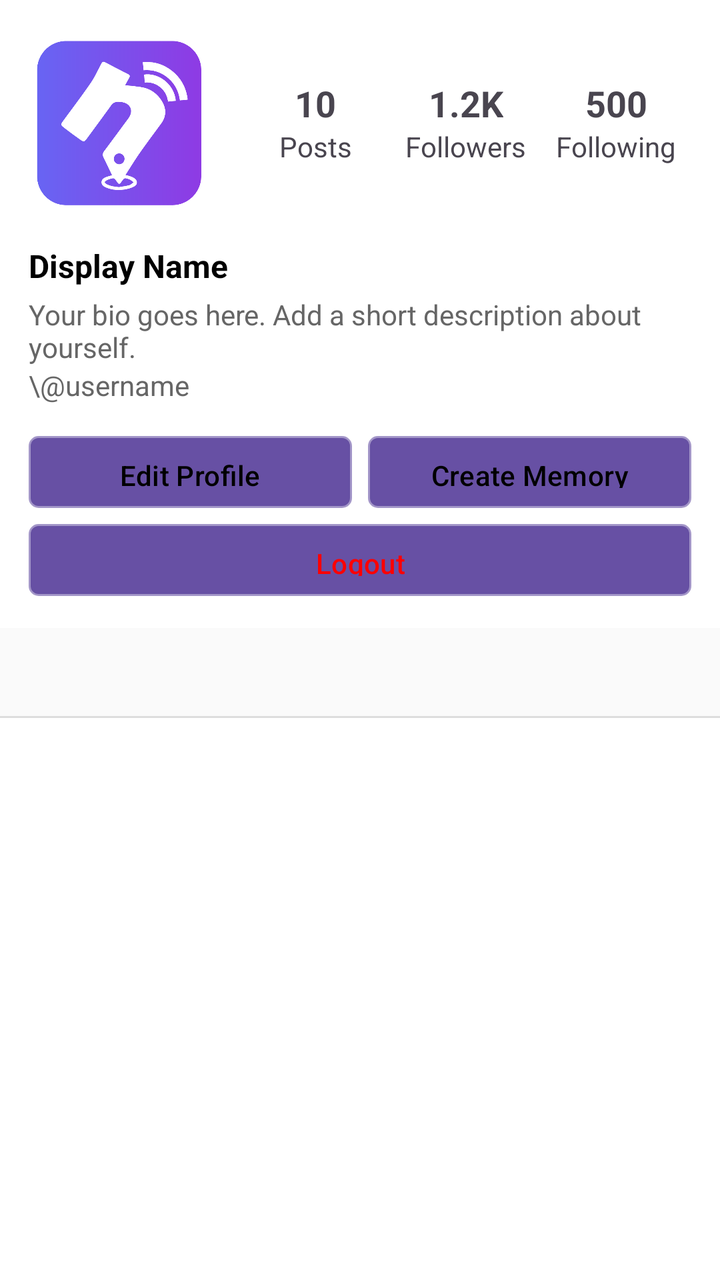
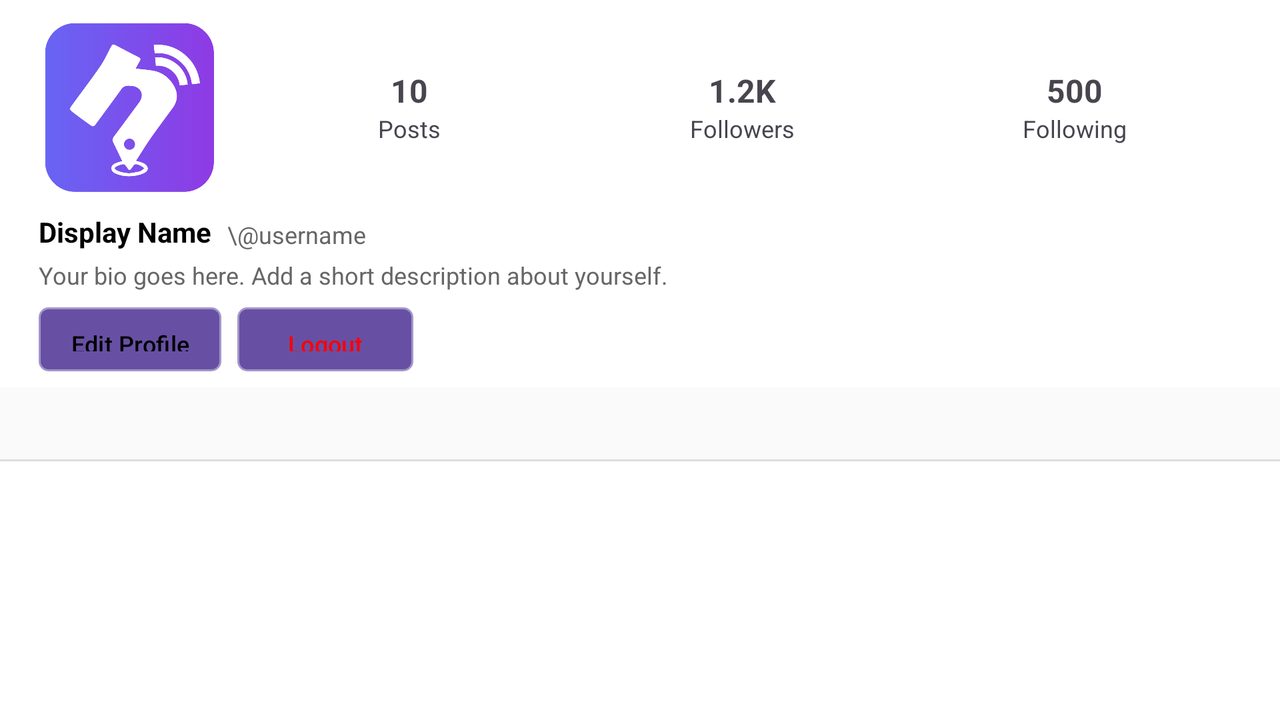

First picture: res/layout/ on a phone held upright. Second picture: the repository's own variant of that layout, on a device whose configuration matches the variant's folder. Source for both follows.
<!-- AndroidManifest.xml: application theme Theme.Navigram -->
<!-- res/layout/activity_profile.xml -->
<?xml version="1.0" encoding="utf-8"?>
<androidx.constraintlayout.widget.ConstraintLayout
    xmlns:android="http://schemas.android.com/apk/res/android"
    xmlns:app="http://schemas.android.com/apk/res-auto"
    xmlns:tools="http://schemas.android.com/tools"
    android:layout_width="match_parent"
    android:layout_height="match_parent"
    android:background="@android:color/white"
    tools:context=".ui.Profile.ProfileFragment">

    
    <androidx.constraintlayout.widget.Guideline
        android:id="@+id/start_guideline"
        android:layout_width="wrap_content"
        android:layout_height="wrap_content"
        android:orientation="vertical"
        app:layout_constraintGuide_percent="0.04" />

    <androidx.constraintlayout.widget.Guideline
        android:id="@+id/end_guideline"
        android:layout_width="wrap_content"
        android:layout_height="wrap_content"
        android:orientation="vertical"
        app:layout_constraintGuide_percent="0.96" />

    
    <ImageView
        android:id="@+id/profile_image"
        android:layout_width="0dp"
        android:layout_height="0dp"
        android:layout_marginTop="16dp"
        android:background="@drawable/rounded_image"
        android:padding="3dp"
        android:scaleType="centerCrop"
        android:src="@drawable/navigramlogo"
        app:layout_constraintDimensionRatio="1:1"
        app:layout_constraintWidth_percent="0.25"
        app:layout_constraintStart_toStartOf="@id/start_guideline"
        app:layout_constraintTop_toTopOf="parent" />

    
    <androidx.constraintlayout.widget.ConstraintLayout
        android:id="@+id/profile_stats_container"
        android:layout_width="0dp"
        android:layout_height="wrap_content"
        android:layout_marginStart="16dp"
        app:layout_constraintEnd_toEndOf="@id/end_guideline"
        app:layout_constraintStart_toEndOf="@id/profile_image"
        app:layout_constraintTop_toTopOf="@id/profile_image"
        app:layout_constraintBottom_toBottomOf="@id/profile_image">

        <LinearLayout
            android:id="@+id/posts_container"
            android:layout_width="0dp"
            android:layout_height="wrap_content"
            android:orientation="vertical"
            android:gravity="center"
            app:layout_constraintHorizontal_weight="1"
            app:layout_constraintStart_toStartOf="parent"
            app:layout_constraintEnd_toStartOf="@id/followers_container"
            app:layout_constraintTop_toTopOf="parent">

            <TextView
                android:id="@+id/profile_post_count"
                android:layout_width="wrap_content"
                android:layout_height="wrap_content"
                android:text="10"
                android:textSize="18sp"
                android:textStyle="bold" />

            <TextView
                android:layout_width="wrap_content"
                android:layout_height="wrap_content"
                android:text="Posts"
                android:textSize="14sp" />
        </LinearLayout>

        <LinearLayout
            android:id="@+id/followers_container"
            android:layout_width="0dp"
            android:layout_height="wrap_content"
            android:orientation="vertical"
            android:gravity="center"
            app:layout_constraintHorizontal_weight="1"
            app:layout_constraintStart_toEndOf="@id/posts_container"
            app:layout_constraintEnd_toStartOf="@id/following_container"
            app:layout_constraintTop_toTopOf="parent">

            <TextView
                android:id="@+id/profile_followers_count"
                android:layout_width="wrap_content"
                android:layout_height="wrap_content"
                android:text="1.2K"
                android:textSize="18sp"
                android:textStyle="bold" />

            <TextView
                android:layout_width="wrap_content"
                android:layout_height="wrap_content"
                android:text="Followers"
                android:textSize="14sp" />
        </LinearLayout>

        <LinearLayout
            android:id="@+id/following_container"
            android:layout_width="0dp"
            android:layout_height="wrap_content"
            android:orientation="vertical"
            android:gravity="center"
            app:layout_constraintHorizontal_weight="1"
            app:layout_constraintStart_toEndOf="@id/followers_container"
            app:layout_constraintEnd_toEndOf="parent"
            app:layout_constraintTop_toTopOf="parent">

            <TextView
                android:id="@+id/profile_following_count"
                android:layout_width="wrap_content"
                android:layout_height="wrap_content"
                android:text="500"
                android:textSize="18sp"
                android:textStyle="bold" />

            <TextView
                android:layout_width="wrap_content"
                android:layout_height="wrap_content"
                android:text="Following"
                android:textSize="14sp" />
        </LinearLayout>
    </androidx.constraintlayout.widget.ConstraintLayout>

    
    <TextView
        android:id="@+id/profile_name"
        android:layout_width="0dp"
        android:layout_height="wrap_content"
        android:layout_marginTop="16dp"
        android:text="Display Name"
        android:textColor="#000000"
        android:textSize="16sp"
        android:textStyle="bold"
        app:layout_constraintStart_toStartOf="@id/start_guideline"
        app:layout_constraintEnd_toEndOf="@id/end_guideline"
        app:layout_constraintTop_toBottomOf="@id/profile_image" />

    <TextView
        android:id="@+id/profile_bio"
        android:layout_width="0dp"
        android:layout_height="wrap_content"
        android:layout_marginTop="4dp"
        android:text="Your bio goes here. Add a short description about yourself."
        android:textColor="#666666"
        android:maxLines="3"
        android:ellipsize="end"
        android:textSize="14sp"
        app:layout_constraintEnd_toEndOf="@id/end_guideline"
        app:layout_constraintStart_toStartOf="@id/start_guideline"
        app:layout_constraintTop_toBottomOf="@id/profile_name" />

    <TextView
        android:id="@+id/profile_username"
        android:layout_width="0dp"
        android:layout_height="wrap_content"
        android:text="\@username"
        android:textColor="#666666"
        android:textSize="14sp"
        app:layout_constraintStart_toStartOf="@id/start_guideline"
        app:layout_constraintEnd_toEndOf="@id/end_guideline"
        app:layout_constraintTop_toBottomOf="@id/profile_bio" />

    
    <LinearLayout
        android:id="@+id/buttons_container"
        android:layout_width="0dp"
        android:layout_height="wrap_content"
        android:layout_marginTop="16dp"
        android:orientation="vertical"
        app:layout_constraintEnd_toEndOf="@id/end_guideline"
        app:layout_constraintStart_toStartOf="@id/start_guideline"
        app:layout_constraintTop_toBottomOf="@id/profile_username">

        
        <LinearLayout
            android:layout_width="match_parent"
            android:layout_height="wrap_content"
            android:orientation="horizontal"
            android:weightSum="2"
            android:layout_marginBottom="8dp">

            
            <Button
                android:id="@+id/edit_profile_button"
                android:layout_width="0dp"
                android:layout_height="36dp"
                android:layout_weight="1"
                android:layout_marginEnd="4dp"
                android:background="@drawable/edit_text_border"
                android:text="Edit Profile"
                android:textAllCaps="false"
                android:textColor="#000000"
                android:textSize="14sp" />

            
            <Button
                android:id="@+id/create_memory_button"
                android:layout_width="0dp"
                android:layout_height="36dp"
                android:layout_weight="1"
                android:layout_marginStart="4dp"
                android:background="@drawable/edit_text_border"
                android:text="Create Memory"
                android:textAllCaps="false"
                android:textColor="#000000"
                android:textSize="14sp" />
        </LinearLayout>

        
        <Button
            android:id="@+id/logout_button"
            android:layout_width="match_parent"
            android:layout_height="36dp"
            android:background="@drawable/edit_text_border"
            android:text="Logout"
            android:textAllCaps="false"
            android:textColor="#FF0000"
            android:textSize="14sp" />
    </LinearLayout>

    
    <LinearLayout
        android:id="@+id/view_toggle_container"
        android:layout_width="0dp"
        android:layout_height="44dp"
        android:layout_marginTop="16dp"
        android:orientation="horizontal"
        android:gravity="center"
        android:background="#FAFAFA"
        app:layout_constraintStart_toStartOf="parent"
        app:layout_constraintEnd_toEndOf="parent"
        app:layout_constraintTop_toBottomOf="@id/buttons_container">

        <ImageButton
            android:id="@+id/grid_view_button"
            android:layout_width="0dp"
            android:layout_height="match_parent"
            android:layout_weight="1"
            android:background="?attr/selectableItemBackground"
            android:src="@drawable/ic_dashboard_black_24dp"
            android:tint="#000000"
            android:contentDescription="Grid view"/>

        <ImageButton
            android:id="@+id/list_view_button"
            android:layout_width="0dp"
            android:layout_height="match_parent"
            android:layout_weight="1"
            android:background="?attr/selectableItemBackground"
            android:src="@drawable/ic_launcher_background"
            android:tint="#666666"
            android:contentDescription="List view"/>
    </LinearLayout>

    <View
        android:id="@+id/divider"
        android:layout_width="0dp"
        android:layout_height="1dp"
        android:background="#DDDDDD"
        app:layout_constraintStart_toStartOf="parent"
        app:layout_constraintEnd_toEndOf="parent"
        app:layout_constraintTop_toBottomOf="@id/view_toggle_container"/>

    
    <androidx.recyclerview.widget.RecyclerView
        android:id="@+id/profile_posts_recycler_view"
        android:layout_width="0dp"
        android:layout_height="0dp"
        android:clipToPadding="false"
        android:overScrollMode="never"
        android:padding="1dp"
        app:layout_constraintTop_toBottomOf="@id/view_toggle_container"
        app:layout_constraintBottom_toBottomOf="parent"
        app:layout_constraintStart_toStartOf="parent"
        app:layout_constraintEnd_toEndOf="parent"/>

</androidx.constraintlayout.widget.ConstraintLayout>
<!-- resources referenced by this layout -->
<resources>
  <!-- drawable edit_text_border (drawable) -->
  <?xml version="1.0" encoding="utf-8"?>
  <shape xmlns:android="http://schemas.android.com/apk/res/android">
  
      <stroke
          android:color="#99832CE4"
          android:width="2dp" /> 
      <corners android:radius="4dp" /> 
  </shape>
  <!-- drawable navigramlogo: png bitmap (drawable, 29758 bytes) -->
  <!-- drawable rounded_image (drawable) -->
  <?xml version="1.0" encoding="utf-8"?>
  <shape xmlns:android="http://schemas.android.com/apk/res/android"
      android:shape="rectangle">
      <corners android:radius="50dp"/>
      <solid android:color="@android:color/transparent"/> 
  </shape>
  <style name="Theme.Navigram" parent="Base.Theme.Navigram" />
  <style name="Base.Theme.Navigram" parent="Theme.Material3.DayNight">
          
          <item name="windowActionBar">false</item>
          <item name="windowNoTitle">true</item>
          
          
      </style>
</resources>
<!-- res/layout-land/activity_profile.xml (the repository's variant of the layout above) -->
<!-- drawn on the phone turned sideways -->
<?xml version="1.0" encoding="utf-8"?>
<androidx.constraintlayout.widget.ConstraintLayout
    xmlns:android="http://schemas.android.com/apk/res/android"
    xmlns:app="http://schemas.android.com/apk/res-auto"
    xmlns:tools="http://schemas.android.com/tools"
    android:layout_width="match_parent"
    android:layout_height="match_parent"
    android:background="@android:color/white"
    tools:context=".ui.Profile.ProfileFragment">

    
    <androidx.constraintlayout.widget.Guideline
        android:id="@+id/start_guideline"
        android:layout_width="wrap_content"
        android:layout_height="wrap_content"
        android:orientation="vertical"
        app:layout_constraintGuide_percent="0.03" />

    <androidx.constraintlayout.widget.Guideline
        android:id="@+id/end_guideline"
        android:layout_width="wrap_content"
        android:layout_height="wrap_content"
        android:orientation="vertical"
        app:layout_constraintGuide_percent="0.97" />

    
    <androidx.constraintlayout.widget.ConstraintLayout
        android:id="@+id/profile_header"
        android:layout_width="0dp"
        android:layout_height="wrap_content"
        android:layout_marginTop="8dp"
        app:layout_constraintTop_toTopOf="parent"
        app:layout_constraintStart_toStartOf="@id/start_guideline"
        app:layout_constraintEnd_toEndOf="@id/end_guideline">

        
        <ImageView
            android:id="@+id/profile_image"
            android:layout_width="0dp"
            android:layout_height="0dp"
            android:background="@drawable/rounded_image"
            android:padding="2dp"
            android:scaleType="centerCrop"
            android:src="@drawable/navigramlogo"
            app:layout_constraintDimensionRatio="1:1"
            app:layout_constraintWidth_percent="0.15"
            app:layout_constraintStart_toStartOf="parent"
            app:layout_constraintTop_toTopOf="parent" />

        
        <androidx.constraintlayout.widget.ConstraintLayout
            android:id="@+id/profile_stats_container"
            android:layout_width="0dp"
            android:layout_height="0dp"
            android:layout_marginStart="12dp"
            app:layout_constraintStart_toEndOf="@id/profile_image"
            app:layout_constraintEnd_toEndOf="parent"
            app:layout_constraintTop_toTopOf="@id/profile_image"
            app:layout_constraintBottom_toBottomOf="@id/profile_image">

            <LinearLayout
                android:id="@+id/posts_container"
                android:layout_width="0dp"
                android:layout_height="wrap_content"
                android:orientation="vertical"
                android:gravity="center"
                app:layout_constraintHorizontal_weight="1"
                app:layout_constraintStart_toStartOf="parent"
                app:layout_constraintEnd_toStartOf="@id/followers_container"
                app:layout_constraintTop_toTopOf="parent"
                app:layout_constraintBottom_toBottomOf="parent">

                <TextView
                    android:id="@+id/profile_post_count"
                    android:layout_width="wrap_content"
                    android:layout_height="wrap_content"
                    android:text="10"
                    android:textSize="16sp"
                    android:textStyle="bold" />

                <TextView
                    android:layout_width="wrap_content"
                    android:layout_height="wrap_content"
                    android:text="Posts"
                    android:textSize="12sp" />
            </LinearLayout>

            <LinearLayout
                android:id="@+id/followers_container"
                android:layout_width="0dp"
                android:layout_height="wrap_content"
                android:orientation="vertical"
                android:gravity="center"
                app:layout_constraintHorizontal_weight="1"
                app:layout_constraintStart_toEndOf="@id/posts_container"
                app:layout_constraintEnd_toStartOf="@id/following_container"
                app:layout_constraintTop_toTopOf="parent"
                app:layout_constraintBottom_toBottomOf="parent">

                <TextView
                    android:id="@+id/profile_followers_count"
                    android:layout_width="wrap_content"
                    android:layout_height="wrap_content"
                    android:text="1.2K"
                    android:textSize="16sp"
                    android:textStyle="bold" />

                <TextView
                    android:layout_width="wrap_content"
                    android:layout_height="wrap_content"
                    android:text="Followers"
                    android:textSize="12sp" />
            </LinearLayout>

            <LinearLayout
                android:id="@+id/following_container"
                android:layout_width="0dp"
                android:layout_height="wrap_content"
                android:orientation="vertical"
                android:gravity="center"
                app:layout_constraintHorizontal_weight="1"
                app:layout_constraintStart_toEndOf="@id/followers_container"
                app:layout_constraintEnd_toEndOf="parent"
                app:layout_constraintTop_toTopOf="parent"
                app:layout_constraintBottom_toBottomOf="parent">

                <TextView
                    android:id="@+id/profile_following_count"
                    android:layout_width="wrap_content"
                    android:layout_height="wrap_content"
                    android:text="500"
                    android:textSize="16sp"
                    android:textStyle="bold" />

                <TextView
                    android:layout_width="wrap_content"
                    android:layout_height="wrap_content"
                    android:text="Following"
                    android:textSize="12sp" />
            </LinearLayout>
        </androidx.constraintlayout.widget.ConstraintLayout>

        
        <TextView
            android:id="@+id/profile_name"
            android:layout_width="wrap_content"
            android:layout_height="wrap_content"
            android:layout_marginTop="8dp"
            android:text="Display Name"
            android:textColor="#000000"
            android:textSize="14sp"
            android:textStyle="bold"
            app:layout_constraintStart_toStartOf="parent"
            app:layout_constraintTop_toBottomOf="@id/profile_image" />

        <TextView
            android:id="@+id/profile_username"
            android:layout_width="wrap_content"
            android:layout_height="wrap_content"
            android:layout_marginStart="8dp"
            android:text="\@username"
            android:textColor="#666666"
            android:textSize="12sp"
            app:layout_constraintStart_toEndOf="@id/profile_name"
            app:layout_constraintBottom_toBottomOf="@id/profile_name" />

        <TextView
            android:id="@+id/profile_bio"
            android:layout_width="0dp"
            android:layout_height="wrap_content"
            android:layout_marginTop="4dp"
            android:text="Your bio goes here. Add a short description about yourself."
            android:textColor="#666666"
            android:maxLines="2"
            android:ellipsize="end"
            android:textSize="12sp"
            app:layout_constraintEnd_toEndOf="parent"
            app:layout_constraintStart_toStartOf="parent"
            app:layout_constraintTop_toBottomOf="@id/profile_name" />

        
        <LinearLayout
            android:layout_width="wrap_content"
            android:layout_height="wrap_content"
            android:layout_marginTop="8dp"
            android:orientation="horizontal"
            app:layout_constraintStart_toStartOf="parent"
            app:layout_constraintTop_toBottomOf="@id/profile_bio">

            
            <Button
                android:id="@+id/edit_profile_button"
                android:layout_width="wrap_content"
                android:layout_height="32dp"
                android:background="@drawable/edit_text_border"
                android:text="Edit Profile"
                android:textAllCaps="false"
                android:textColor="#000000"
                android:textSize="12sp"
                android:paddingStart="16dp"
                android:paddingEnd="16dp"
                android:layout_marginEnd="8dp" />

            
            <Button
                android:id="@+id/logout_button"
                android:layout_width="wrap_content"
                android:layout_height="32dp"
                android:background="@drawable/edit_text_border"
                android:text="Logout"
                android:textAllCaps="false"
                android:textColor="#FF0000"
                android:textSize="12sp"
                android:paddingStart="16dp"
                android:paddingEnd="16dp" />
        </LinearLayout>
    </androidx.constraintlayout.widget.ConstraintLayout>

    
    <LinearLayout
        android:id="@+id/view_toggle_container"
        android:layout_width="0dp"
        android:layout_height="36dp"
        android:layout_marginTop="8dp"
        android:orientation="horizontal"
        android:gravity="center"
        android:background="#FAFAFA"
        app:layout_constraintStart_toStartOf="parent"
        app:layout_constraintEnd_toEndOf="parent"
        app:layout_constraintTop_toBottomOf="@id/profile_header">

        <ImageButton
            android:id="@+id/grid_view_button"
            android:layout_width="0dp"
            android:layout_height="match_parent"
            android:layout_weight="1"
            android:background="?attr/selectableItemBackground"
            android:src="@drawable/ic_dashboard_black_24dp"
            android:tint="#000000"
            android:contentDescription="Grid view"/>

        <ImageButton
            android:id="@+id/list_view_button"
            android:layout_width="0dp"
            android:layout_height="match_parent"
            android:layout_weight="1"
            android:background="?attr/selectableItemBackground"
            android:src="@drawable/ic_launcher_background"
            android:tint="#666666"
            android:contentDescription="List view"/>
    </LinearLayout>

    <View
        android:id="@+id/divider"
        android:layout_width="match_parent"
        android:layout_height="1dp"
        android:background="#DDDDDD"
        app:layout_constraintTop_toBottomOf="@id/view_toggle_container"/>

    
    <androidx.recyclerview.widget.RecyclerView
        android:id="@+id/profile_posts_recycler_view"
        android:layout_width="0dp"
        android:layout_height="0dp"
        android:clipToPadding="false"
        android:overScrollMode="never"
        android:padding="1dp"
        app:layout_constraintTop_toBottomOf="@id/view_toggle_container"
        app:layout_constraintBottom_toBottomOf="parent"
        app:layout_constraintStart_toStartOf="parent"
        app:layout_constraintEnd_toEndOf="parent"/>

</androidx.constraintlayout.widget.ConstraintLayout>
